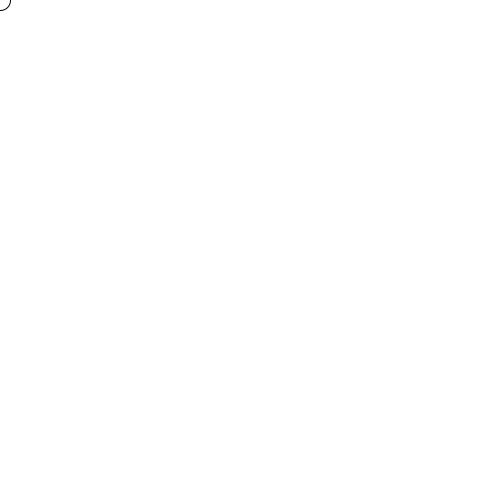
Frame 1 (no input)
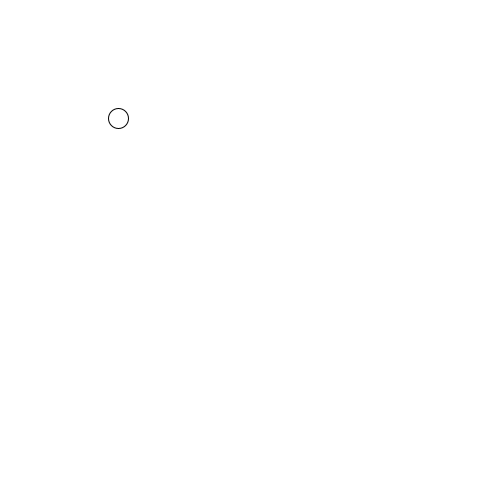
Frame 60 (the mouse pressed at the canvas centre just before this capture)
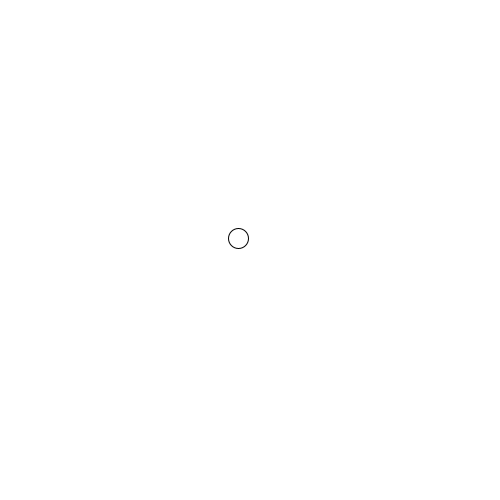
Frame 120 (the mouse held since frame 60 and released just before this capture)

The Processing sketch that drew these frames (run headless with seeded random() and noise(); from frame 60 on, the mouse is pressed at the canvas centre):

// Processing sketch: Move_Back_and_Forth
// ── Move_Back_and_Forth.pde
float speed;
float x;
float y;
float speedy;
void setup() {
  size (500, 500);
  speed = 2;
  speedy = 2;
  x = 0;
  y = 0;
  
}
void draw() {
  background (255);
  ellipse (x, y, 20, 20);
  x = x + speed;
  y = y + speedy;

if (x>width) {
  speed = -2;
  speedy = -2;
}
if (x == 0) {
  speed = 2;
  speedy = 0;
}
if (x > 500) {
 speedy = -2; 
 speed = 0;
}
}
